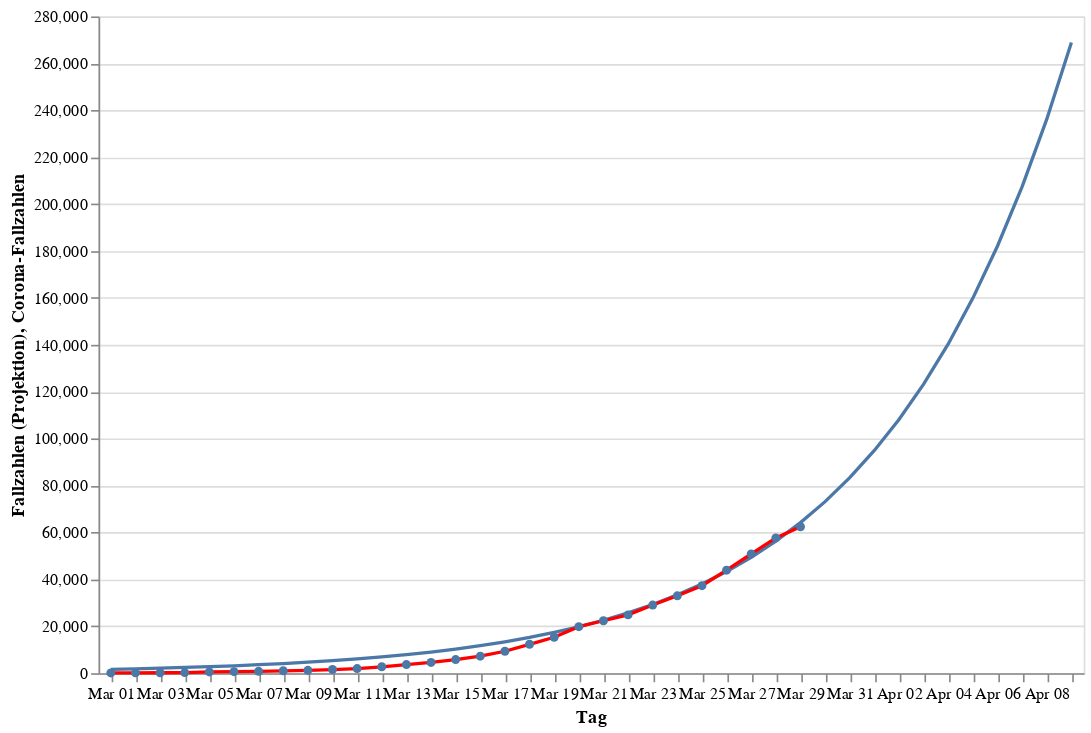

Here is the notebook cell this chart was saved with:
### Code cell
infections_chart = alt.Chart(data).mark_line(point=True, color="red").encode(
    alt.X("monthdate(day):O", title="Tag"),
    alt.Y("cases:Q", title="Corona-Fallzahlen"))
projection_chart = alt.Chart(projection_data).mark_line(point=False).encode(
    alt.X("monthdate(day):O", title="Tag"),
    alt.Y("curve:Q", title="Fallzahlen (Projektion)"))
(projection_chart + infections_chart).properties(width=600, height=400)

### Figure 1 — Vega-Lite specification as saved in the notebook (floating-point values rounded to 4 significant figures)
{"config": {"view": {"continuousWidth": 400, "continuousHeight": 300}}, "layer": [{"data": {"name": "data-e98c188d12feea62ef15ea75f8b610ca"}, "mark": {"type": "line", "point": false}, "encoding": {"x": {"type": "ordinal", "field": "day", "timeUnit": "monthdate", "title": "Tag"}, "y": {"type": "quantitative", "field": "curve", "title": "Fallzahlen (Projektion)"}}}, {"data": {"name": "data-f69b9a5a547aca8781c5d1ec05952391"}, "mark": {"type": "line", "color": "red", "point": true}, "encoding": {"x": {"type": "ordinal", "field": "day", "timeUnit": "monthdate", "title": "Tag"}, "y": {"type": "quantitative", "field": "cases", "title": "Corona-Fallzahlen"}}}], "height": 400, "width": 600, "$schema": "https://vega.github.io/schema/vega-lite/v4.0.2.json", "datasets": {"data-e98c188d12feea62ef15ea75f8b610ca": [{"day": "2020-03-01T00:00:00", "curve": 1652.0}, {"day": "2020-03-02T00:00:00", "curve": 1883.0}, {"day": "2020-03-03T00:00:00", "curve": 2146.0}, {"day": "2020-03-04T00:00:00", "curve": 2446.0}, {"day": "2020-03-05T00:00:00", "curve": 2787.0}, {"day": "2020-03-06T00:00:00", "curve": 3177.0}, {"day": "2020-03-07T00:00:00", "curve": 3620.0}, {"day": "2020-03-08T00:00:00", "curve": 4126.0}, {"day": "2020-03-09T00:00:00", "curve": 4703.0}, {"day": "2020-03-10T00:00:00", "curve": 5360.0}, {"day": "2020-03-11T00:00:00", "curve": 6108.0}, {"day": "2020-03-12T00:00:00", "curve": 6962.0}, {"day": "2020-03-13T00:00:00", "curve": 7934.0}, {"day": "2020-03-14T00:00:00", "curve": 9042.0}, {"day": "2020-03-15T00:00:00", "curve": 10310.0}, {"day": "2020-03-16T00:00:00", "curve": 11740.0}, {"day": "2020-03-17T00:00:00", "curve": 13390.0}, {"day": "2020-03-18T00:00:00", "curve": 15250.0}, {"day": "2020-03-19T00:00:00", "curve": 17380.0}, {"day": "2020-03-20T00:00:00", "curve": 19810.0}, {"day": "2020-03-21T00:00:00", "curve": 22580.0}, {"day": "2020-03-22T00:00:00", "curve": 25730.0}, {"day": "2020-03-23T00:00:00", "curve": 29320.0}, {"day": "2020-03-24T00:00:00", "curve": 33420.0}, {"day": "2020-03-25T00:00:00", "curve": 38080.0}, {"day": "2020-03-26T00:00:00", "curve": 43390.0}, {"day": "2020-03-27T00:00:00", "curve": 49450.0}, {"day": "2020-03-28T00:00:00", "curve": 56340.0}, {"day": "2020-03-29T00:00:00", "curve": 64200.0}, {"day": "2020-03-30T00:00:00", "curve": 73150.0}, {"day": "2020-03-31T00:00:00", "curve": 83350.0}, {"day": "2020-04-01T00:00:00", "curve": 94960.0}, {"day": "2020-04-02T00:00:00", "curve": 108200.0}, {"day": "2020-04-03T00:00:00", "curve": 123200.0}, {"day": "2020-04-04T00:00:00", "curve": 140400.0}, {"day": "2020-04-05T00:00:00", "curve": 159900.0}, {"day": "2020-04-06T00:00:00", "curve": 182100.0}, {"day": "2020-04-07T00:00:00", "curve": 207400.0}, {"day": "2020-04-08T00:00:00", "curve": 236200.0}, {"day": "2020-04-09T00:00:00", "curve": 268900.0}], "data-f69b9a5a547aca8781c5d1ec05952391": [{"day": "2020-03-01T00:00:00", "cases": 130}, {"day": "2020-03-02T00:00:00", "cases": 165}, {"day": "2020-03-03T00:00:00", "cases": 203}, {"day": "2020-03-04T00:00:00", "cases": 262}, {"day": "2020-03-05T00:00:00", "cases": 545}, {"day": "2020-03-06T00:00:00", "cases": 670}, {"day": "2020-03-07T00:00:00", "cases": 800}, {"day": "2020-03-08T00:00:00", "cases": 1040}, {"day": "2020-03-09T00:00:00", "cases": 1224}, {"day": "2020-03-10T00:00:00", "cases": 1565}, {"day": "2020-03-11T00:00:00", "cases": 1966}, {"day": "2020-03-12T00:00:00", "cases": 2745}, {"day": "2020-03-13T00:00:00", "cases": 3675}, {"day": "2020-03-14T00:00:00", "cases": 4599}, {"day": "2020-03-15T00:00:00", "cases": 5813}, {"day": "2020-03-16T00:00:00", "cases": 7272}, {"day": "2020-03-17T00:00:00", "cases": 9367}, {"day": "2020-03-18T00:00:00", "cases": 12327}, {"day": "2020-03-19T00:00:00", "cases": 15320}, {"day": "2020-03-20T00:00:00", "cases": 19848}, {"day": "2020-03-21T00:00:00", "cases": 22364}, {"day": "2020-03-22T00:00:00", "cases": 24873}, {"day": "2020-03-23T00:00:00", "cases": 29056}, {"day": "2020-03-24T00:00:00", "cases": 32991}, {"day": "2020-03-25T00:00:00", "cases": 37323}, {"day": "2020-03-26T00:00:00", "cases": 43938}, {"day": "2020-03-27T00:00:00", "cases": 50871}, {"day": "2020-03-28T00:00:00", "cases": 57695}, {"day": "2020-03-29T00:00:00", "cases": 62435}]}}
